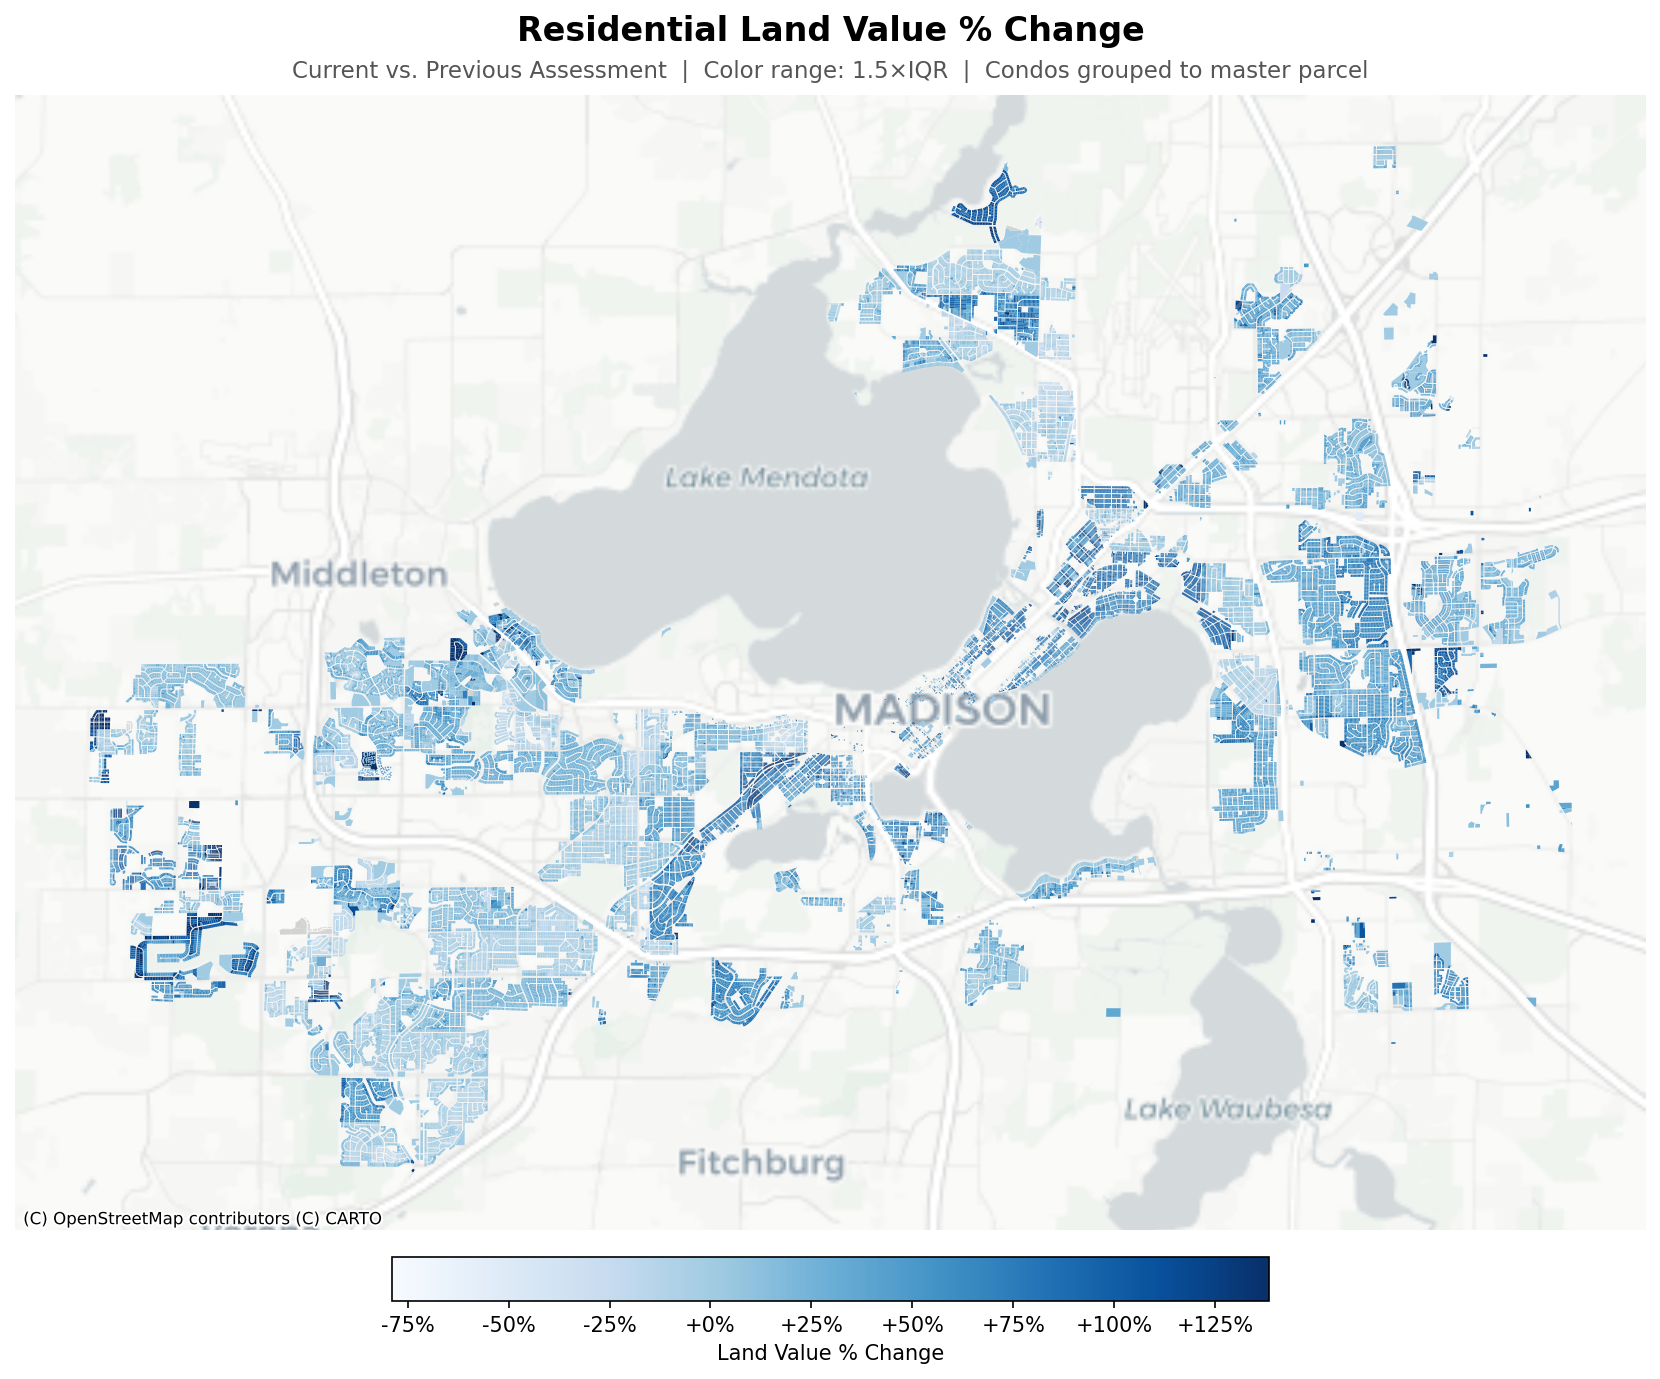

This figure's Python source:
import geopandas as gpd
import numpy as np
import matplotlib.pyplot as plt
import matplotlib.ticker as mticker
from matplotlib.cm import ScalarMappable
from matplotlib.colors import Normalize
import contextily as cx

print("Loading GeoJSON...")
gdf_full = gpd.read_file("Tax_Parcels.geojson", engine="pyogrio")

# Aggregate residential unit land values to master parcel level
res = gdf_full[gdf_full["PropertyClass"] == "Residential"].copy()
agg = res.groupby("XRefParcel", as_index=False).agg(
    CurrentLand=("CurrentLand", "sum"),
    PreviousLand=("PreviousLand", "sum"),
    PreviousLand2=("PreviousLand2", "sum"),
)

# Join geometry + LotSize from the master parcel row
master = gdf_full[["Parcel", "LotSize", "geometry"]].rename(columns={"Parcel": "XRefParcel"})
merged = agg.merge(master, on="XRefParcel", how="left")
merged = gpd.GeoDataFrame(merged, geometry="geometry")

# % change in land value (condo-aggregated)
merged["land_pct"] = np.where(
    merged["PreviousLand"] != 0,
    (merged["CurrentLand"] - merged["PreviousLand"]) / merged["PreviousLand"] * 100.0,
    np.nan,
)

# Absolute dollar change per sqft
merged["land_delta_sqft"] = np.where(
    merged["LotSize"] > 0,
    (merged["CurrentLand"] - merged["PreviousLand"]) / merged["LotSize"],
    np.nan,
)

# Current (2026) land value per sqft
merged["land_sqft_2026"] = np.where(
    merged["LotSize"] > 0,
    merged["CurrentLand"] / merged["LotSize"],
    np.nan,
)

# Previous (2025) land value per sqft
merged["land_sqft_2025"] = np.where(
    merged["LotSize"] > 0,
    merged["PreviousLand"] / merged["LotSize"],
    np.nan,
)

# Previous2 (2024) land value per sqft
merged["land_sqft_2024"] = np.where(
    merged["LotSize"] > 0,
    merged["PreviousLand2"] / merged["LotSize"],
    np.nan,
)

merged = merged.set_crs("EPSG:4326").to_crs(epsg=3857)
print(f"Mapped parcels (condo-grouped): {len(merged):,}")


def plot_heatmap(gdf, column, cmap, vmin, vmax, title, subtitle, cbar_label, cbar_fmt, outfile):
    print(f"  Color range: {vmin:.3g} to {vmax:.3g}")
    fig, ax = plt.subplots(figsize=(12, 10))
    fig.suptitle(title, fontsize=16, fontweight="bold")
    ax.set_title(subtitle, fontsize=11, color="#555555", pad=8)
    gdf.plot(
        column=column, cmap=cmap, vmin=vmin, vmax=vmax,
        linewidth=0, ax=ax, legend=False, missing_kwds={"color": "lightgrey"},
    )
    cx.add_basemap(ax, crs=gdf.crs, source=cx.providers.CartoDB.Positron)
    norm = Normalize(vmin=vmin, vmax=vmax)
    sm = ScalarMappable(cmap=cmap, norm=norm)
    sm.set_array([])
    cbar = fig.colorbar(sm, ax=ax, orientation="horizontal", shrink=0.5, pad=0.02)
    cbar.set_label(cbar_label, fontsize=10)
    cbar.ax.xaxis.set_major_formatter(cbar_fmt)
    ax.set_axis_off()
    fig.tight_layout()
    fig.savefig(outfile, dpi=150, bbox_inches="tight")
    print(f"Saved {outfile}")


# Figure 1: % change in land value
q1, q3 = merged["land_pct"].quantile(0.25), merged["land_pct"].quantile(0.75)
iqr = q3 - q1
plot_heatmap(
    merged, "land_pct", "Blues", q1 - 1.5 * iqr, q3 + 1.5 * iqr,
    title="Residential Land Value % Change",
    subtitle="Current vs. Previous Assessment  |  Color range: 1.5×IQR  |  Condos grouped to master parcel",
    cbar_label="Land Value % Change",
    cbar_fmt=mticker.FuncFormatter(lambda v, _: f"{v:+.0f}%"),
    outfile="land_value_heatmap.png",
)

# Figure 2: absolute dollar change per sqft
q1, q3 = merged["land_delta_sqft"].quantile(0.25), merged["land_delta_sqft"].quantile(0.75)
iqr = q3 - q1
plot_heatmap(
    merged, "land_delta_sqft", "Blues", q1 - 1.5 * iqr, q3 + 1.5 * iqr,
    title="Residential Land Value Change per Sq Ft",
    subtitle="(CurrentLand − PreviousLand) / LotSize  |  Color range: 1.5×IQR  |  Condos grouped to master parcel",
    cbar_label="Land Value Change ($/sqft)",
    cbar_fmt=mticker.FuncFormatter(lambda v, _: f"${v:+.2f}"),
    outfile="land_value_sqft_heatmap.png",
)

# Figures 3 & 4: 2026 and 2025 land value per sqft — shared color bounds for comparability
q1, q3 = merged["land_sqft_2026"].quantile(0.25), merged["land_sqft_2026"].quantile(0.75)
iqr = q3 - q1
sqft_vmin, sqft_vmax = 0, q3 + 1.5 * iqr

plot_heatmap(
    merged, "land_sqft_2024", "magma", sqft_vmin, sqft_vmax,
    title="Residential Land Value per Sq Ft (2024)",
    subtitle="PreviousLand2 / LotSize  |  Color range: 1.5×IQR from 2026  |  Condos grouped to master parcel",
    cbar_label="Land Value ($/sqft)",
    cbar_fmt=mticker.FuncFormatter(lambda v, _: f"${v:,.0f}"),
    outfile="land_value_sqft_2024_heatmap.png",
)

plot_heatmap(
    merged, "land_sqft_2026", "magma", sqft_vmin, sqft_vmax,
    title="Residential Land Value per Sq Ft (2026)",
    subtitle="CurrentLand / LotSize  |  Color range: 1.5×IQR from 2026  |  Condos grouped to master parcel",
    cbar_label="Land Value ($/sqft)",
    cbar_fmt=mticker.FuncFormatter(lambda v, _: f"${v:,.0f}"),
    outfile="land_value_sqft_2026_heatmap.png",
)

plot_heatmap(
    merged, "land_sqft_2025", "magma", sqft_vmin, sqft_vmax,
    title="Residential Land Value per Sq Ft (2025)",
    subtitle="PreviousLand / LotSize  |  Color range: 1.5×IQR from 2026  |  Condos grouped to master parcel",
    cbar_label="Land Value ($/sqft)",
    cbar_fmt=mticker.FuncFormatter(lambda v, _: f"${v:,.0f}"),
    outfile="land_value_sqft_2025_heatmap.png",
)

from PIL import Image

frames_2yr = [
    Image.open("land_value_sqft_2025_heatmap.png"),
    Image.open("land_value_sqft_2026_heatmap.png"),
]
frames_2yr[0].save(
    "land_value_sqft_comparison.gif",
    save_all=True,
    append_images=frames_2yr[1:],
    duration=2000,
    loop=0,
)
print("Saved land_value_sqft_comparison.gif")

frames_3yr = [
    Image.open("land_value_sqft_2024_heatmap.png"),
    Image.open("land_value_sqft_2025_heatmap.png"),
    Image.open("land_value_sqft_2026_heatmap.png"),
]
frames_3yr[0].save(
    "land_value_sqft_3yr_comparison.gif",
    save_all=True,
    append_images=frames_3yr[1:],
    duration=2000,
    loop=0,
)
print("Saved land_value_sqft_3yr_comparison.gif")
print("Done.")
